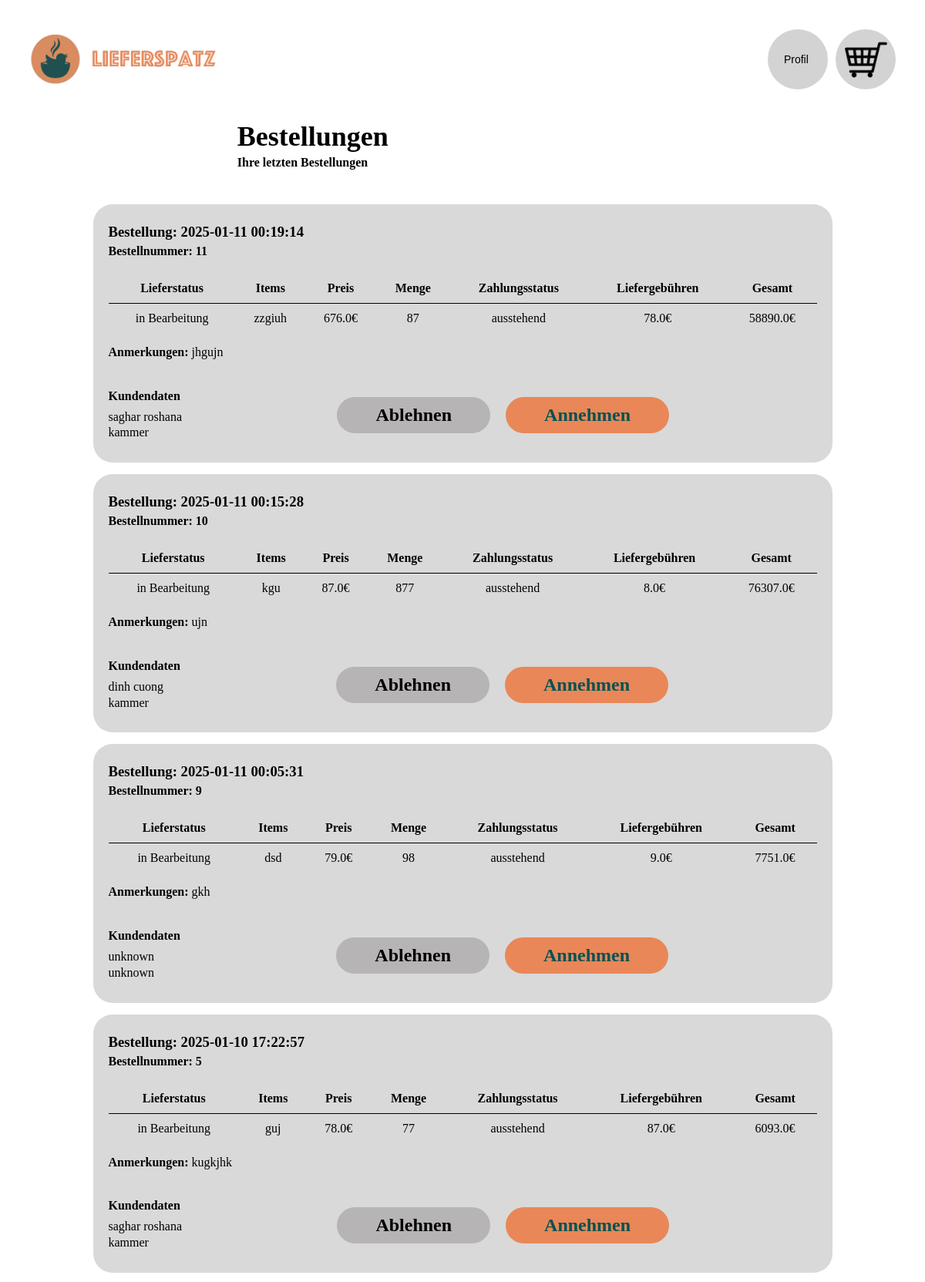
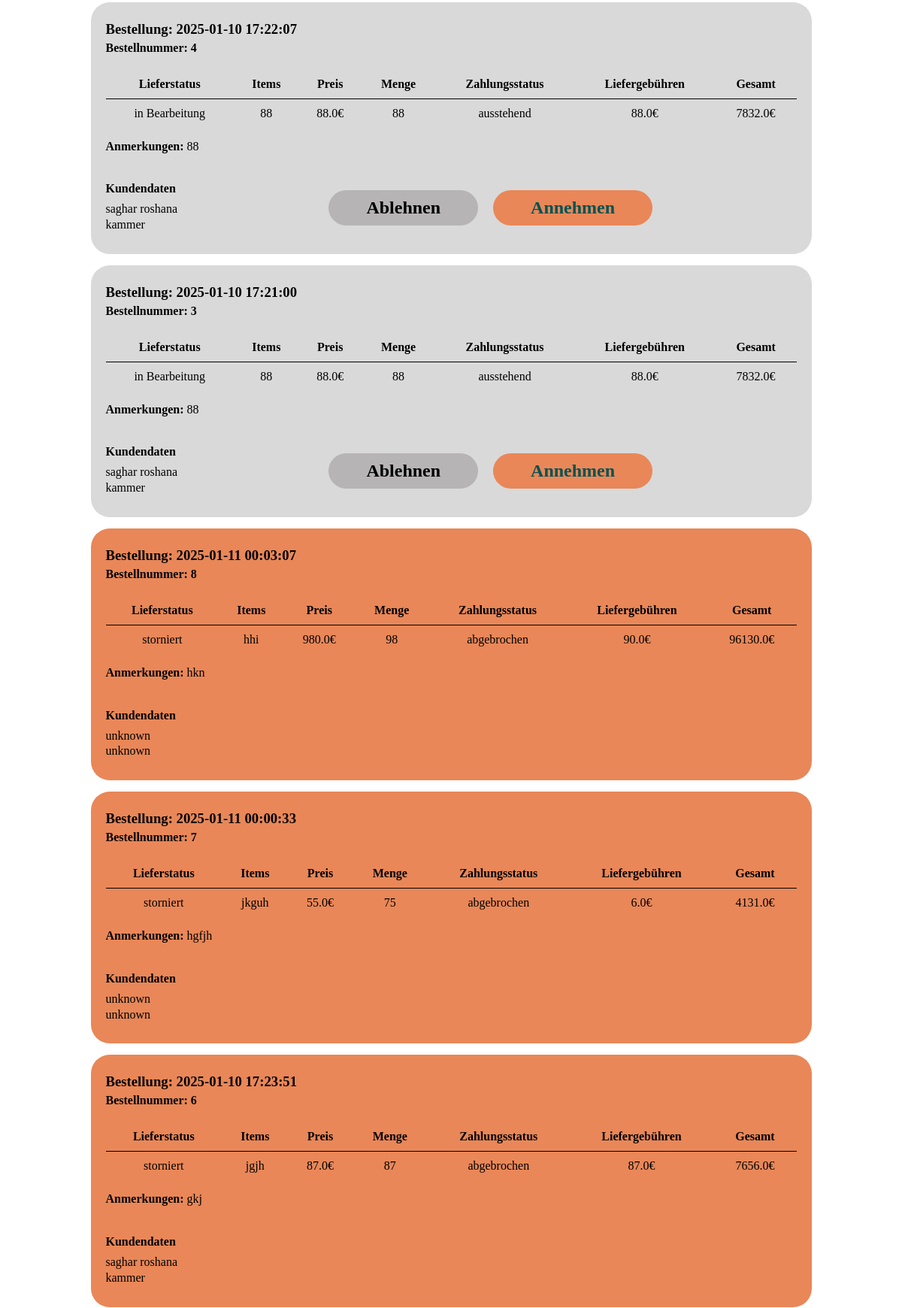
Page /bestellansichtKunde (upper part) on the committed database (2 pictures, top to bottom).
### app.py (models this page shows)
class Orders(db.Model):
    time = db.Column(DateTime, default=lambda: datetime.now().replace(microsecond=0))
    id = db.Column(db.Integer, primary_key=True)
    lieferstatus = db.Column(db.String(50), nullable=False, default = "in Bearbeitung")
    items = db.Column(db.Text, nullable=False)
    preis = db.Column(db.Float, nullable=False)
    menge = db.Column(db.Integer, nullable=False)
    zahlungsstatus = db.Column(db.String(50), nullable=False, default = "ausstehend")
    liefergebuehren = db.Column(db.Float, nullable=False)
    gesamt = db.Column(db.Float, nullable=False)
    anmerkungen = db.Column(db.Text, nullable=True)
    name = db.Column(db.Text, nullable=False)
    adresse = db.Column(db.Text, nullable=False)

### app.py (the view)
@app.route('/bestellansichtKunde', methods =["GET", "POST"])
def bestellansichtKunde():
    orders = Orders.query.order_by(
        db.case({"in Bearbeitung": 1, "in Zubereitung": 1, "abgeschlossen": 2, "storniert": 2},value=Orders.lieferstatus),Orders.time.desc()).all()
    return render_template('resto_Bestellansicht.html', orders = orders)

### templates/resto_Bestellansicht.html (shortened to what this page needs)
<!DOCTYPE html>
<html lang="en">
<head>
</head>
<body>
    <header>
        <img src="{{ url_for('static', filename='images/logo.png') }}" alt="Logo">
        <div class="right-header">
            <button type="button" class="btn profile">Profil</button>
            <button type="button" class="btn warenkorb"></button>
        </div>
    </header>
    <header2>
        <h1><b>Bestellungen</b></h1>
        <h2><b>Ihre letzten Bestellungen</b></h2>
    </header2>
    {% for order in orders %}
    <div class="box" data-status="{{ order.lieferstatus }}">
        <h3>Bestellung: {{ order.time }}</h3>
        <h4>Bestellnummer: {{ order.id }}</h4>
        <table>
            <thead>
                <tr>
                    <th>Lieferstatus</th>
                    <th>Items</th>
                    <th>Preis</th>
                    <th>Menge</th>
                    <th>Zahlungsstatus</th>
                    <th>Liefergebühren</th>
                    <th>Gesamt</th>
                </tr>
            </thead>
            <tbody>
                <tr>
                    <td>{{ order.lieferstatus }}</td>
                    <td>{{ order.items }}</td>
                    <td>{{ order.preis }}€</td>
                    <td>{{ order.menge }}</td>
                    <td>{{ order.zahlungsstatus }}</td>
                    <td>{{ order.liefergebuehren }}€</td>
                    <td>{{ order.gesamt }}€</td>
                </tr>
            </tbody>
        </table>
        <div class="comment-section">
            <p><b>Anmerkungen: </b>{{ order.anmerkungen }}<p>
        </div>
        <div class="customer-and-buttons">
            <div class="customer-data">
                <h2><b>Kundendaten</b></h2>
                <p> {{ order.name }} </p>
                <p> {{ order.adresse }}</p>
            </div>
            <div class="buttons">
                <form method="POST" action="{{ url_for('decline_order', order_id=order.id) }}">
                    <button class="ablehnen", type="submit"><b>Ablehnen</b></button>
                </form>
                <form method="POST" action="{{ url_for('accept_order', order_id=order.id) }}">
                    <button class="annehmen",type="submit"><b>Annehmen</b></button>
                </form> </div>
            </div>
        </div>
    {% endfor %}
</body>
</html>

### templates/resto_Bestellansicht.html (style rules this page uses)
body { font-family: "Istok Web"; padding: 30px; display: flex; flex-direction: column; align-items: center; }
header { display: flex; align-items: center; width: 100%; justify-content: space-between; }
header img { width: 250px; height: auto; justify-content: flex-start; }
.right-header { display: flex; align-items: center; }
header2 { font-family: "Istok Web"; padding: 30px; width: 52%; }
.customer-data { padding-top: 3%; line-height: 30%; }
.btn { display: flex; align-items: center; text-align: left; padding-left: 1%; cursor: pointer; border: none; font-size: 14px; }
.profile, .warenkorb { width: 78px; height: 78px; border-radius: 100%; justify-content: center; }
.profile { background: lightgray; margin-right: 10px; }
.warenkorb { background: url('/static/images/Warenkorb.png') lightgray 50% / cover no-repeat; background-size: 70%; }
h1 { color: #000; font-family: "Istok Web"; font-size: 36px; font-style: normal; font-weight: 700; line-height: normal; margin-top: 10px; }
h2 { color: #000; font-family: "Istok Web"; font-size: 16px; font-style: normal; font-weight: 400; line-height: normal; margin-top: -20px; margin-bottom: 10px; }
.box { width: 959px; height: auto; flex-shrink: 0; border-radius: 25px; background: #D9D9D9; box-sizing: border-box; padding: 20px; display: flex; flex-direction: column; justify-content: space-between; margin-top: 5px; font-family: "istok web"; margin-bottom: 10px; }
.box h3 { margin-bottom: 0; margin-top: 5px; }
.box h4 { margin-bottom: 0; margin-top: 5px; }
.box table { width: 100%; border-collapse: collapse; margin-top: 20px; }
.box th { text-align: center; padding: 10px; }
.box td { border-top: 1px solid #000; padding: 10px; text-align: center; }
.customer-and-buttons { display: flex; justify-content: space-between; align-items: center; margin-top: 15px; }
.buttons { display: flex; justify-content: flex-start; gap: 10px; }
.buttons button { padding: 10px 50px; margin-left: 10px; border: none; border-radius: 25px; cursor: pointer; font-family: "istok web "; font-size: x-large; display: flex; justify-content: flex-end; }
.buttons .ablehnen { background-color: #B6B4B4; }
.buttons .annehmen { background-color: #E98758; color: #025252; }
.box[data-status="storniert"] { background-color: #E98758; }

### rows in the picture
Orders: time "2025-01-11 00:19:14", id "11", lieferstatus "in Bearbeitung", items "zzgiuh", preis "676.0", menge "87", zahlungsstatus "ausstehend", liefergebuehren "78.0", gesamt "58890.0", anmerkungen "jhgujn", name "saghar roshana", adresse "kammer"
Orders: time "2025-01-11 00:15:28", id "10", lieferstatus "in Bearbeitung", items "kgu", preis "87.0", menge "877", zahlungsstatus "ausstehend", liefergebuehren "8.0", gesamt "76307.0", anmerkungen "ujn", name "dinh cuong", adresse "kammer"
Orders: time "2025-01-11 00:05:31", id "9", lieferstatus "in Bearbeitung", items "dsd", preis "79.0", menge "98", zahlungsstatus "ausstehend", liefergebuehren "9.0", gesamt "7751.0", anmerkungen "gkh", name "unknown", adresse "unknown"
Orders: time "2025-01-10 17:22:57", id "5", lieferstatus "in Bearbeitung", items "guj", preis "78.0", menge "77", zahlungsstatus "ausstehend", liefergebuehren "87.0", gesamt "6093.0", anmerkungen "kugkjhk", name "saghar roshana", adresse "kammer"
Orders: time "2025-01-10 17:22:07", id "4", lieferstatus "in Bearbeitung", items "88", preis "88.0", menge "88", zahlungsstatus "ausstehend", liefergebuehren "88.0", gesamt "7832.0", anmerkungen "88", name "saghar roshana", adresse "kammer"
Orders: time "2025-01-10 17:21:00", id "3", lieferstatus "in Bearbeitung", items "88", preis "88.0", menge "88", zahlungsstatus "ausstehend", liefergebuehren "88.0", gesamt "7832.0", anmerkungen "88", name "saghar roshana", adresse "kammer"
Orders: time "2025-01-11 00:03:07", id "8", lieferstatus "storniert", items "hhi", preis "980.0", menge "98", zahlungsstatus "abgebrochen", liefergebuehren "90.0", gesamt "96130.0", anmerkungen "hkn", name "unknown", adresse "unknown"
Orders: time "2025-01-11 00:00:33", id "7", lieferstatus "storniert", items "jkguh", preis "55.0", menge "75", zahlungsstatus "abgebrochen", liefergebuehren "6.0", gesamt "4131.0", anmerkungen "hgfjh", name "unknown", adresse "unknown"
Orders: time "2025-01-10 17:23:51", id "6", lieferstatus "storniert", items "jgjh", preis "87.0", menge "87", zahlungsstatus "abgebrochen", liefergebuehren "87.0", gesamt "7656.0", anmerkungen "gkj", name "saghar roshana", adresse "kammer"
